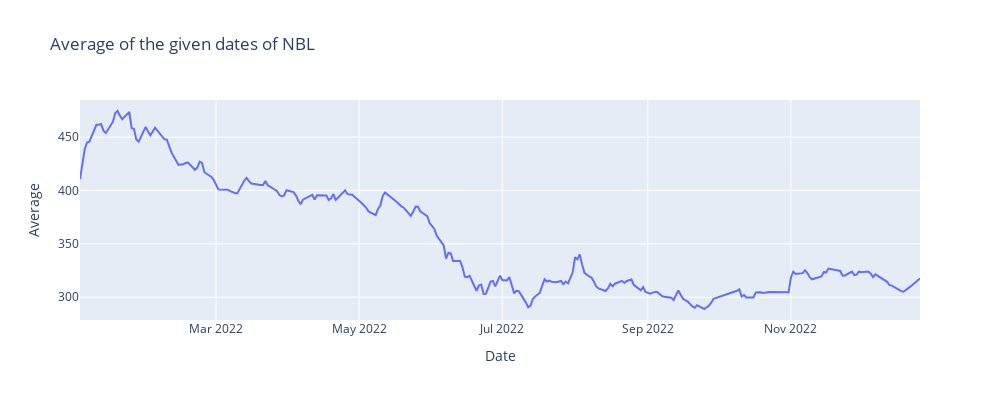

The code cell stored with this chart in its notebook:
### Code cell
fn.plotly_plot_line(df,'Date','Average','NBL')

### Figure 1 — Plotly figure (JSON) as saved in the notebook; plotly's stock layout.template omitted (floating-point values rounded to 4 significant figures; data arrays with more than 128 entries replaced by an {"elided": "..."} marker saying what was removed)
{"data": [{"hovertemplate": "Date=%{x}<br>Average=%{y}<extra></extra>", "legendgroup": "", "line": {"color": "#636efa", "dash": "solid"}, "marker": {"symbol": "circle"}, "mode": "lines", "name": "", "orientation": "v", "showlegend": false, "type": "scatter", "x": {"elided": "232 str values"}, "xaxis": "x", "y": {"elided": "232 float values"}, "yaxis": "y"}], "layout": {"height": 400, "legend": {"tracegroupgap": 0}, "title": {"text": "Average of the given dates of NBL"}, "width": 1000, "xaxis": {"anchor": "y", "domain": [0, 1], "title": {"text": "Date"}}, "yaxis": {"anchor": "x", "domain": [0, 1], "title": {"text": "Average"}}}}
